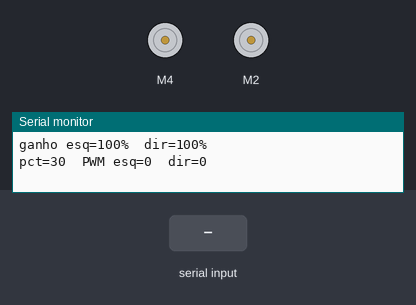
A sketch run on a simulated Arduino Uno, built with avr-gcc and run on an emulated ATmega328P. Shown: 2 × DC motor (green arrow = forward, orange = backward, longer = faster), the last lines printed to the serial monitor. Inputs (shaded band) come from the test bench.

Above: at 1.2 s.
1.3 s: "1" received over Serial
At 2.6 s:
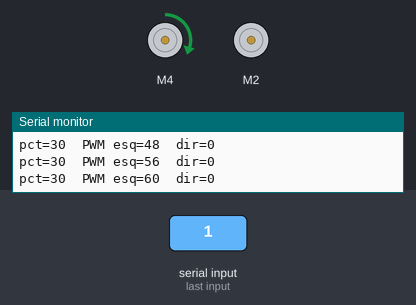
2.9 s: byte 45 ('-') received over Serial
At 4.1 s:
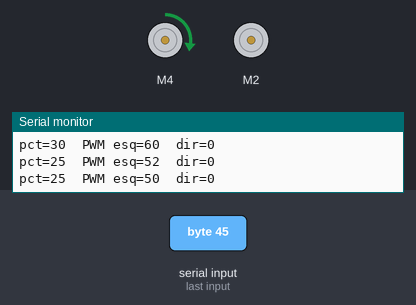
4.4 s: "2" received over Serial
At 5.0 s:
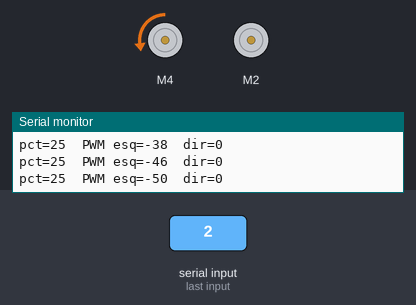
6.1 s: "3" received over Serial
At 6.7 s:
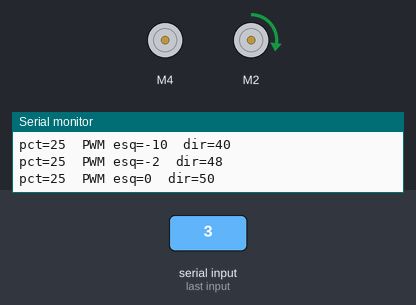
7.7 s: "4" received over Serial
At 8.7 s:
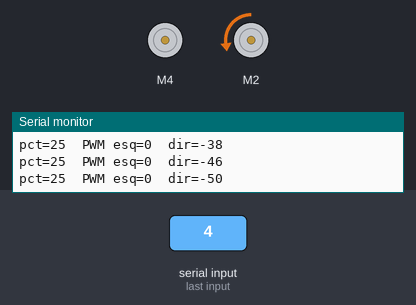
9.4 s: "5" received over Serial
At 10.0 s:
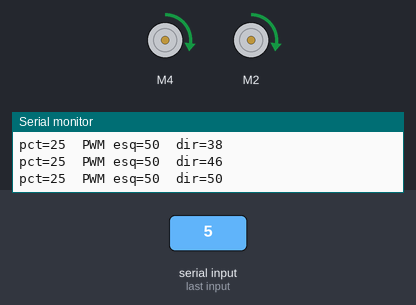
Timing chart, 0 to 15.9 s (numbered marks = the images above; inputs shaded):
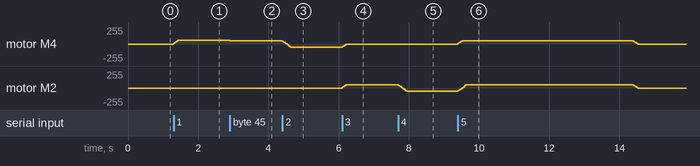

The sketch:

etapa3_motores.ino
```cpp
// ETAPA 3 - Controle dos motores
// Esquerdo = M4, Direito = M2 (informado pelo usuario).
// Usa a biblioteca "Adafruit Motor Shield library" (V1, AFMotor.h).
// Nao usa os sensores. O mapa de pinos do shield so e considerado
// confirmado depois que o teste passar.
// Teste no chao: so com o caminho livre.

#include <AFMotor.h>

// ---------- Configuracao (ajustar durante o teste) ----------
const uint8_t  PWM_MAX     = 200;   // teto de PWM (0-255). Conservador ate medir a tensao no motor
const uint8_t  PASSO_MAX   = 8;     // variacao maxima de PWM por atualizacao
const uint16_t PERIODO_MS  = 20;    // 0 -> 200 em ~0,5 s
const uint16_t TIMEOUT_MS  = 5000;  // sem comando por este tempo: para sozinho
const bool     INVERTE_ESQ = false; // trocar para true se a roda esquerda girar ao contrario
const bool     INVERTE_DIR = false; // idem para a direita

// Mesma frequencia de PWM (~1 kHz) nos dois, pois M2 e M4 usam timers diferentes
AF_DCMotor mEsq(4, MOTOR34_1KHZ);   // esquerdo = M4
AF_DCMotor mDir(2, MOTOR12_1KHZ);   // direito  = M2

int8_t  sE = 0, sD = 0;             // sentido pedido: -1, 0, +1
uint8_t gE = 100, gD = 100;         // ganho por motor, % (so reduz: 100 = sem correcao)
uint8_t pct = 30;                   // velocidade, % do PWM_MAX
int16_t atualE = 0, atualD = 0;     // PWM atual (com sinal), depois da rampa
uint32_t tUltimoCmd = 0;

int16_t passoRampa(int16_t atual, int16_t alvo) {
  if (alvo > atual + PASSO_MAX) return atual + PASSO_MAX;
  if (alvo < atual - PASSO_MAX) return atual - PASSO_MAX;
  return alvo;
}

void aplica(AF_DCMotor &m, int16_t v, bool inverte) {
  if (v == 0) { m.setSpeed(0); m.run(RELEASE); return; }
  bool frente = (v > 0) != inverte;
  m.setSpeed(abs(v));
  m.run(frente ? FORWARD : BACKWARD);
}

void mostraGanho() {
  Serial.print(F("ganho esq=")); Serial.print(gE);
  Serial.print(F("%  dir="));    Serial.print(gD);
  Serial.println('%');
}

void ajuda() {
  Serial.println(F("1/2 esq frente/tras | 3/4 dir frente/tras | 5/6 ambos frente/tras"));
  Serial.println(F("7 gira p/ esquerda | 8 gira p/ direita | 0 para | + / - velocidade (5%)"));
  Serial.println(F("Ganho: a/q = esq -2/+2 | d/e = dir -2/+2 (50 a 100%)"));
}

void setup() {
  Serial.begin(115200);
  aplica(mEsq, 0, false);
  aplica(mDir, 0, false);
  ajuda();
  mostraGanho();
}

void loop() {
  while (Serial.available()) {
    char c = Serial.read();
    bool ok = true;
    switch (c) {
      case '1': sE =  1; sD =  0; break;
      case '2': sE = -1; sD =  0; break;
      case '3': sE =  0; sD =  1; break;
      case '4': sE =  0; sD = -1; break;
      case '5': sE =  1; sD =  1; break;
      case '6': sE = -1; sD = -1; break;
      case '7': sE = -1; sD =  1; break;
      case '8': sE =  1; sD = -1; break;
      case '0': sE =  0; sD =  0; break;
      case '+': if (pct < 100) pct += 5; break;
      case '-': if (pct > 5)   pct -= 5; break;
      case 'a': if (gE > 50)  gE -= 2; mostraGanho(); break;
      case 'q': if (gE < 100) gE += 2; mostraGanho(); break;
      case 'd': if (gD > 50)  gD -= 2; mostraGanho(); break;
      case 'e': if (gD < 100) gD += 2; mostraGanho(); break;
      default:  ok = false;  // ignora \n, \r e outros
    }
    if (ok) tUltimoCmd = millis();
  }

  if (millis() - tUltimoCmd > TIMEOUT_MS) { sE = 0; sD = 0; }  // seguranca

  static uint32_t tAnterior = 0;
  if (millis() - tAnterior < PERIODO_MS) return;
  tAnterior = millis();

  int16_t base  = (int16_t)pct * PWM_MAX / 100;
  int16_t alvoE = (int16_t)((int32_t)base * gE / 100) * sE;
  int16_t alvoD = (int16_t)((int32_t)base * gD / 100) * sD;
  atualE = passoRampa(atualE, alvoE);
  atualD = passoRampa(atualD, alvoD);
  aplica(mEsq, atualE, INVERTE_ESQ);
  aplica(mDir, atualD, INVERTE_DIR);

  static int16_t ultE = 0x7FFF, ultD = 0x7FFF;
  static uint8_t ultPct = 0;
  if (atualE != ultE || atualD != ultD || pct != ultPct) {
    ultE = atualE; ultD = atualD; ultPct = pct;
    Serial.print(F("pct=")); Serial.print(pct);
    Serial.print(F("  PWM esq=")); Serial.print(atualE);
    Serial.print(F("  dir="));     Serial.println(atualD);
  }
}
```

Measured:
- after the input at 1.3 s, motor M4: stopped → forward 60/255 at once
- after the input at 2.9 s, motor M4: forward 60/255 → forward 50/255 at once
- after the input at 4.4 s, motor M4: moves from forward 50/255 to backward 50/255 over 0.24 s, starting at once
- after the input at 6.1 s, motor M4: backward 50/255 → stopped at once; motor M2: stopped → forward 50/255 at once
- after the input at 7.7 s, motor M2: forward 50/255 → backward 50/255 at once
- after the input at 9.4 s, motor M4: rises from stopped to forward 50/255 in 0.12 s, then falls to stopped in 5.0 s
